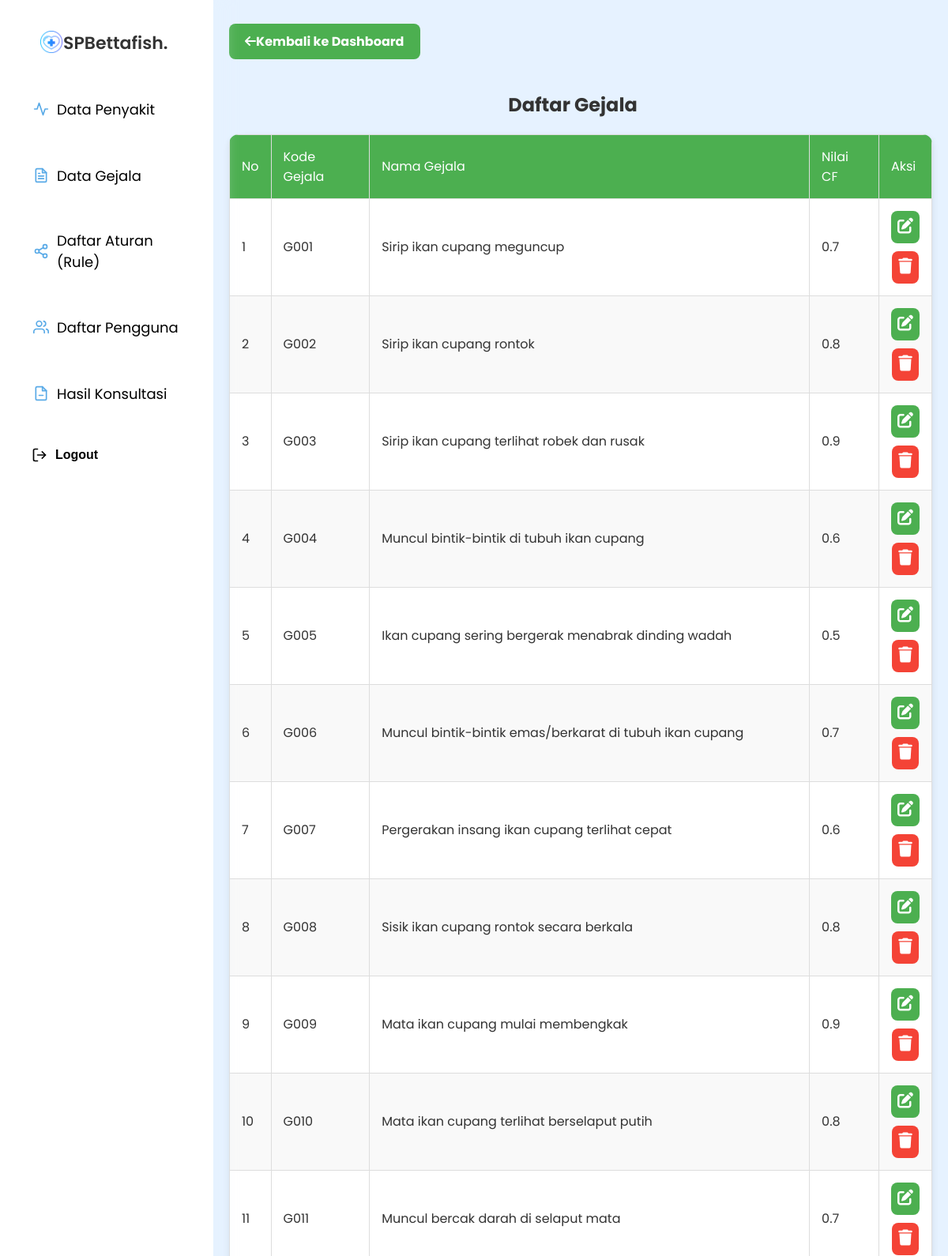
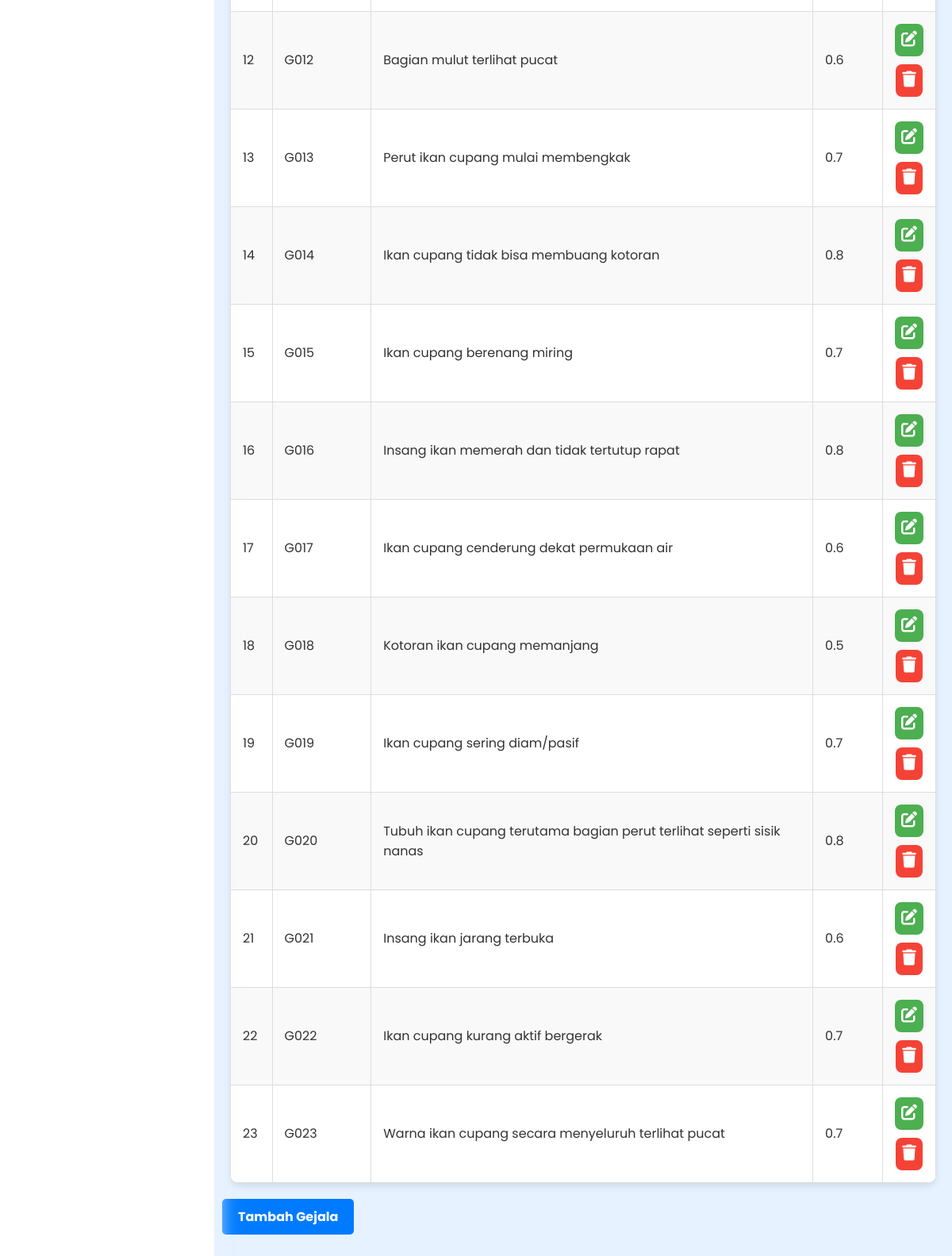
Screenshot of /gejala.php with the database file from the repository (2 pictures, top to bottom).
### tables this page shows
CREATE TABLE `gejala` (
  `id_gejala` int(11) NOT NULL,
  `kode_gejala` varchar(10) NOT NULL,
  `nama_gejala` varchar(255) NOT NULL,
  `nilai_cf` decimal(2,1) DEFAULT NULL
);

### gejala.php (the view, shortened to what this page needs)
<?php
include 'koneksi.php';
$sqlGejala = "SELECT * FROM gejala";
$resultGejala = $conn->query($sqlGejala);
?>
<?php include 'header.php'; ?>
<?php include 'sidebar.php'; ?>
<?php include 'footer.php'; ?>
<div class="gejala-main-container">
    <div class="gejala-content-container">
        <a href="dashboard.php" class="btn-back-gejala "> <i class="fas fa-arrow-left"></i>Kembali ke Dashboard</a>
        <h2 class="gejala-title">Daftar Gejala</h2>
        <table class="gejala-table">
            <thead>
                <tr>
                    <th>No</th>
                    <th>Kode Gejala</th>
                    <th>Nama Gejala</th>
                    <th>Nilai CF</th>
                    <th>Aksi</th>
                </tr>
            </thead>
            <tbody>
                <?php if ($resultGejala->num_rows > 0) : ?>
                    <?php $no = 1;  ?>
                    <?php while($row = $resultGejala->fetch_assoc()) : ?>
                        <tr>
                            <td><?php echo $no++; ?></td>
                            <td><?php echo htmlspecialchars($row['kode_gejala']); ?></td>
                            <td><?php echo htmlspecialchars($row['nama_gejala']); ?></td>
                            <td><?php echo htmlspecialchars($row['nilai_cf']); ?></td>
                            <td>
                                <div class='btn-actions'>
                                    <a href='edit_gejala.php?id=<?php echo $row['id_gejala']; ?>' class='btn-edit'>
                                        <i class='fas fa-edit'></i>
                                    </a>
                                    <a href="javascript:void(0);" class="btn-delete" onclick="hapusGejala(<?php echo $row['id_gejala']; ?>)">
                                        <i class="fas fa-trash"></i>
                                    </a>
                                </div>
                            </td>
                        </tr>
                    <?php endwhile; ?>
                <?php else : ?>
                    <tr>
                        <td colspan="5">Data gejala tidak ditemukan.</td>
                    </tr>
                <?php endif; ?>
            </tbody>
        </table>
        <a href="tambah_gejala.php" class="btn-tambah-gejala">Tambah Gejala</a>
    </div>
</div>

### header.php (shortened to what this page needs)
<!DOCTYPE html>
<html lang="en">
<head>
    <link rel="stylesheet" href="dashboard.css"/>
    <link rel="stylesheet" href="https://cdnjs.cloudflare.com/ajax/libs/font-awesome/6.0.0-beta3/css/all.min.css">
    <link rel="stylesheet" href="https://cdn.jsdelivr.net/npm/sweetalert2@11/dist/sweetalert2.min.css">
    <link rel="stylesheet" href="https://cdnjs.cloudflare.com/ajax/libs/animate.css/4.1.1/animate.min.css" />
</head>
<body class="animate__animated animate__fadeIn">

### sidebar.php
<div class="sidebar">
    <h2 class="animate__animated animate__lightSpeedInLeft">
        <img src="images/medical_12969662.png" alt="Logo">
        SPBettafish.
    </h2>
    <ul>
        <li class="primary animate__animated animate__fadeInLeft"><a href="penyakit.php"><img src="images/activity.svg" alt="Daftar Penyakit" class="icon">Data Penyakit</a></li>
        <li class="line animate__animated animate__fadeInLeft"><a href="gejala.php"><img src="images/file-text.svg" alt="Daftar Gejala" class="icon">Data Gejala</a></li>
        <li class="sweet animate__animated animate__fadeInLeft"><a href="aturan.php"><img src="images/share.svg" alt="Daftar Penyakit" class="icon">Daftar Aturan (Rule)</a></li>
        <li class="beutiful animate__animated animate__fadeInLeft"><a href="pengguna.php"><img src="images/users.svg" alt="Daftar Penyakit" class="icon">Daftar Pengguna</a></li>
        <li class="handsome animate__animated animate__fadeInLeft"><a href="konsultasi.php"><img src="images/file-minus.svg" alt="Daftar Penyakit" class="icon">Hasil Konsultasi</a></li>
    </ul>
    <button id="logoutBtn" class="logout-btn animate__animated animate__fadeInUp">
        <img src="images/log-out.svg" alt="Logout Icon"> Logout
    </button>
</div>

### footer.php (shortened to what this page needs)
</body>
</html>

### dashboard.css (style rules this page uses)
body { font-family: "Poppins", sans-serif; margin: 0; padding: 0; box-sizing: border-box; background: #e6f2ff; display: flex; }
table { width: 100%; margin-top: 20px; border-collapse: collapse; border-radius: 12px; overflow: hidden; box-shadow: 0 4px 10px rgba(0, 0, 0, 0.1); }
table th, table td { padding: 15px; text-align: left; border: 1px solid #ddd; font-size: 16px; font-weight: normal; }
table th { background-color: #4caf50; color: white; }
table tr:nth-child(even) { background-color: #f9f9f9; }
table td { color: #333; }
.btn-actions { display: flex; flex-direction: column; align-items: center; gap: 10px; }
.btn-edit { display: inline-block; padding: 8px; background-color: #4caf50; color: white; font-size: 16px; text-decoration: none; border-radius: 8px; transition: background-color 0.3s ease, transform 0.3s ease; }
.btn-edit i { font-size: 20px; }
.btn-delete { display: inline-block; padding: 8px; background-color: #f44336; color: white; font-size: 16px; text-decoration: none; border-radius: 8px; transition: background-color 0.3s ease, transform 0.3s ease; }
.btn-delete i { font-size: 20px; }
a[onclick] { cursor: pointer; }
h2 { font-size: 24px; color: #333; margin-bottom: 20px; }
.gejala-main-container { margin-left: 250px; width: calc(100% - 250px); padding: 30px; }
.gejala-title { text-align: center; font-size: 24px; margin-bottom: 10px; color: #333; }
.gejala-table { margin-left: 10px; width: 100%; margin-top: 20px; border-collapse: collapse; border-radius: 12px; overflow: hidden; box-shadow: 0 4px 10px rgba(0, 0, 0, 0.1); }
.gejala-table th, .gejala-table td { padding: 15px; text-align: left; border: 1px solid #ddd; font-size: 16px; font-weight: normal; transition: background-color 0.3s ease, transform 0.3s ease; }
.gejala-table th { background-color: #4caf50; color: white; }
.gejala-table td { background-color: white; color: #333; }
.gejala-table tr:nth-child(even) td { background-color: #f9f9f9; }
.btn-back-gejala { margin-left: 10px; display: inline-block; padding: 10px 20px; margin-bottom: 20px; background-color: #4caf50; color: white; font-size: 16px; font-weight: bold; text-decoration: none; border-radius: 8px; text-align: center; transition: background-color 0.3s ease, transform 0.3s ease; }
.btn-tambah-gejala { display: inline-block; padding: 10px 20px; background-color: #007bff; color: white; font-size: 16px; text-decoration: none; border-radius: 5px; margin-top: 20px; font-weight: bold; transition: background-color 0.3s ease, transform 0.3s ease; }
.sidebar { width: 250px; background-color: #ffff; color: #000000; padding-top: 20px; position: fixed; height: 100%; padding-left: 20px; transition: all 0.3s ease; --animate-duration: 1.2s; }
.sidebar h2 { display: flex; margin-bottom: 30px; text-align: center; font-size: 22px; font-weight: 600 !important; justify-content: flex-start; margin-left: 20px; position: relative; }
.sidebar h2 img { width: 30px; height: 30px; margin-left: 10px; }
.sidebar h2 img { filter: none; }
.sidebar ul { list-style-type: none; padding: 0; }
.primary { --animate-duration: 0.8s; }
.line { --animate-duration: 0.9s; }
.sweet { --animate-duration: 1.1s; }
.beutiful { --animate-duration: 1.2s; }
.handsome { --animate-duration: 1.3s; }
.sidebar ul li { display: flex; margin-bottom: 10px; padding: 12px; text-align: left; transition: all 0.3s ease; }
.sidebar ul li img { width: 20px; height: 30px; margin-right: 10px; }
.sidebar ul li a { color: #000000; text-decoration: none; display: block; font-size: 18px; padding: 10px; transition: all 0.3s ease; display: flex; align-items: center; }
.logout-btn { background-color: transparent; padding: 15px 20px; font-size: 16px; font-weight: 600 !important; border: none; cursor: pointer; text-align: center; display: flex; align-items: center; justify-content: center; border-radius: 10px; --animate-duration: 0.7s; }
.logout-btn img { width: 20px; height: 20px; margin-right: 10px; transition: filter 0.3s ease; }

### rows the page displays
gejala: kode_gejala "G001", nama_gejala "Sirip ikan cupang meguncup", nilai_cf "0.7"
gejala: kode_gejala "G002", nama_gejala "Sirip ikan cupang rontok", nilai_cf "0.8"
gejala: kode_gejala "G003", nama_gejala "Sirip ikan cupang terlihat robek dan rusak", nilai_cf "0.9"
gejala: kode_gejala "G004", nama_gejala "Muncul bintik-bintik di tubuh ikan cupang", nilai_cf "0.6"
gejala: kode_gejala "G005", nama_gejala "Ikan cupang sering bergerak menabrak dinding wadah", nilai_cf "0.5"
gejala: kode_gejala "G006", nama_gejala "Muncul bintik-bintik emas/berkarat di tubuh ikan cupang", nilai_cf "0.7"
gejala: kode_gejala "G007", nama_gejala "Pergerakan insang ikan cupang terlihat cepat", nilai_cf "0.6"
gejala: kode_gejala "G008", nama_gejala "Sisik ikan cupang rontok secara berkala", nilai_cf "0.8"
gejala: kode_gejala "G009", nama_gejala "Mata ikan cupang mulai membengkak", nilai_cf "0.9"
gejala: kode_gejala "G010", nama_gejala "Mata ikan cupang terlihat berselaput putih", nilai_cf "0.8"
gejala: kode_gejala "G011", nama_gejala "Muncul bercak darah di selaput mata", nilai_cf "0.7"
gejala: kode_gejala "G012", nama_gejala "Bagian mulut terlihat pucat", nilai_cf "0.6"
gejala: kode_gejala "G013", nama_gejala "Perut ikan cupang mulai membengkak", nilai_cf "0.7"
gejala: kode_gejala "G014", nama_gejala "Ikan cupang tidak bisa membuang kotoran", nilai_cf "0.8"
gejala: kode_gejala "G015", nama_gejala "Ikan cupang berenang miring", nilai_cf "0.7"
gejala: kode_gejala "G016", nama_gejala "Insang ikan memerah dan tidak tertutup rapat", nilai_cf "0.8"
gejala: kode_gejala "G017", nama_gejala "Ikan cupang cenderung dekat permukaan air", nilai_cf "0.6"
gejala: kode_gejala "G018", nama_gejala "Kotoran ikan cupang memanjang", nilai_cf "0.5"
gejala: kode_gejala "G019", nama_gejala "Ikan cupang sering diam/pasif", nilai_cf "0.7"
gejala: kode_gejala "G020", nama_gejala "Tubuh ikan cupang terutama bagian perut terlihat seperti sisik nanas", nilai_cf "0.8"
gejala: kode_gejala "G021", nama_gejala "Insang ikan jarang terbuka", nilai_cf "0.6"
gejala: kode_gejala "G022", nama_gejala "Ikan cupang kurang aktif bergerak", nilai_cf "0.7"
gejala: kode_gejala "G023", nama_gejala "Warna ikan cupang secara menyeluruh terlihat pucat", nilai_cf "0.7"
